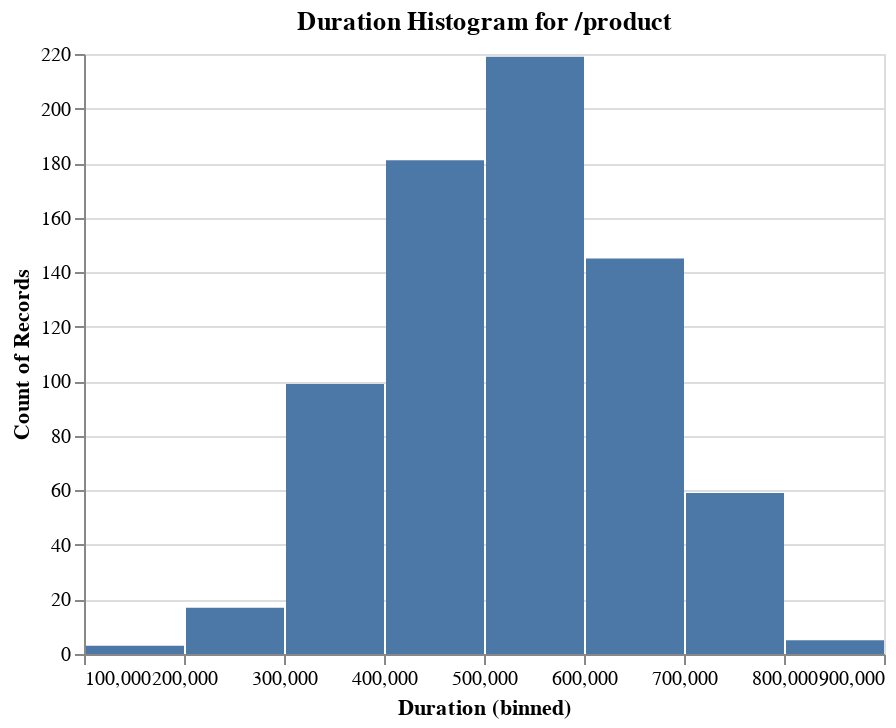

This figure's notebook cell:
### Code cell
histogram("/product")

### Figure 1 — Vega-Lite specification as saved in the notebook (floating-point values rounded to 4 significant figures; data arrays with more than 128 entries replaced by an {"elided": "..."} marker saying what was removed)
{"config": {"view": {"continuousWidth": 400, "continuousHeight": 300}}, "data": {"name": "data-d89d3071a57a1ca96cda92ff2695ed5b"}, "mark": "bar", "encoding": {"x": {"type": "quantitative", "bin": true, "field": "Duration"}, "y": {"type": "quantitative", "aggregate": "count"}}, "title": "Duration Histogram for /product", "$schema": "https://vega.github.io/schema/vega-lite/v4.8.1.json", "datasets": {"data-d89d3071a57a1ca96cda92ff2695ed5b": {"elided": "728 records"}}}
